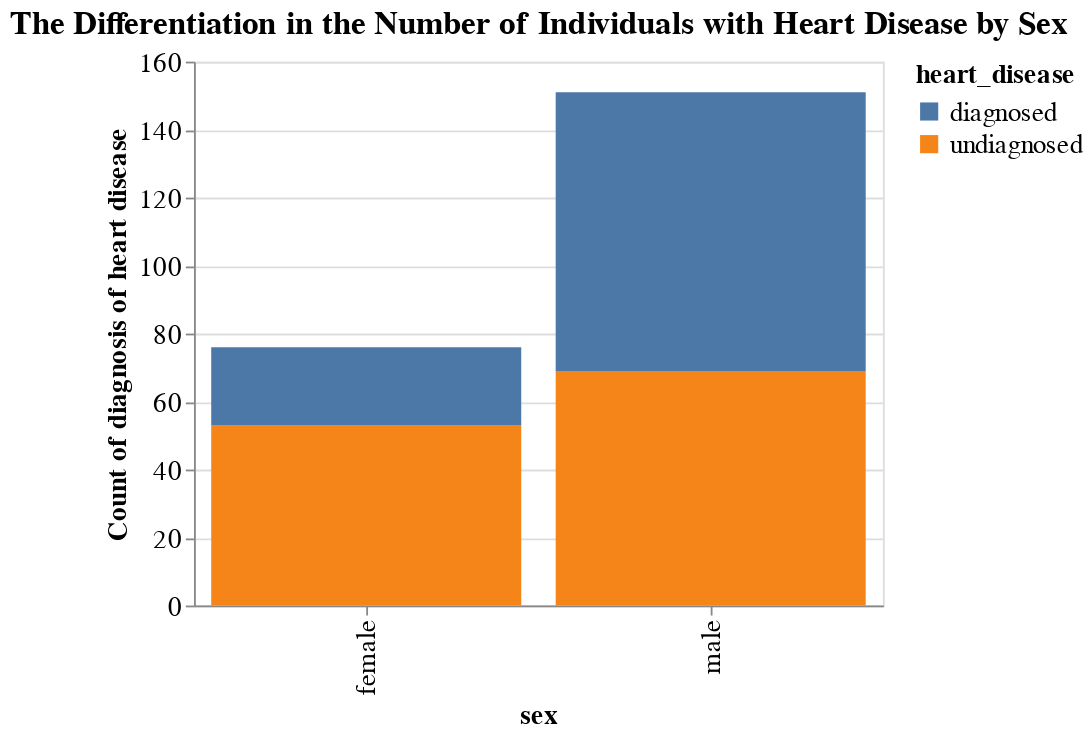

Source (notebook cell):
### Markdown cell above
With the distribution of the number of individuals who were diagnosed for heart disease, We can see that the range of middle 50s to middle 60s has the most abundant indivuduals diagnosed in females. On the other hand, we can see that individuals diagnosed spread into the broad range from late 30s to ealy 70s for males.

### Code cell
sex_bar_graph = (alt.Chart(heart_disease_train, title = "The Differentiation in the Number of Individuals with Heart Disease by Sex")
                 .mark_bar()
                 .encode(
                     x=alt.X("sex"), 
                     y=alt.Y("count()", title= "Count of diagnosis of heart disease"),
                     color="heart_disease"
                 ).configure_title(fontSize=18)
                 .configure_axis(titleFontSize=15, labelFontSize=15)
                 .configure_legend(titleFontSize=15, labelFontSize=15)
                 .properties(width=380, height=300)
)
sex_bar_graph

### Figure 1 — Vega-Lite specification as saved in the notebook (floating-point values rounded to 4 significant figures; data arrays with more than 128 entries replaced by an {"elided": "..."} marker saying what was removed)
{"config": {"view": {"continuousWidth": 400, "continuousHeight": 300}, "axis": {"labelFontSize": 15, "titleFontSize": 15}, "legend": {"labelFontSize": 15, "titleFontSize": 15}, "title": {"fontSize": 18}}, "data": {"name": "data-e8be98d29bf1aaae613e1cb62a5d1acf"}, "mark": "bar", "encoding": {"color": {"field": "heart_disease", "type": "nominal"}, "x": {"field": "sex", "type": "nominal"}, "y": {"aggregate": "count", "title": "Count of diagnosis of heart disease", "type": "quantitative"}}, "height": 300, "title": "The Differentiation in the Number of Individuals with Heart Disease by Sex", "width": 380, "$schema": "https://vega.github.io/schema/vega-lite/v4.17.0.json", "datasets": {"data-e8be98d29bf1aaae613e1cb62a5d1acf": {"elided": "227 records"}}}
